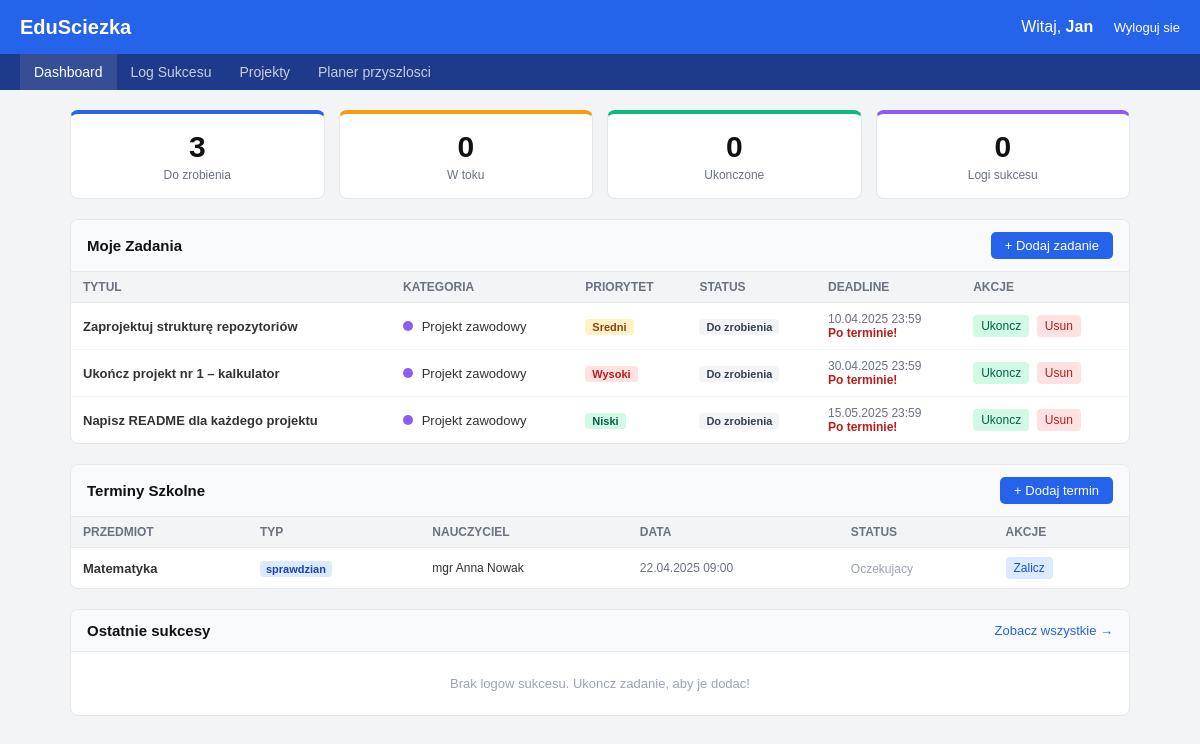
Page /public/template/dashboard.php (signed in) on the committed database.
### tables this page shows
CREATE TABLE `zadania` (
  `id` int(10) UNSIGNED NOT NULL,
  `uzytkownik_id` int(10) UNSIGNED NOT NULL,
  `projekt_id` int(10) UNSIGNED DEFAULT NULL,
  `kategoria_id` int(10) UNSIGNED DEFAULT NULL,
  `tytul` varchar(200) NOT NULL,
  `opis` text DEFAULT NULL,
  `deadline` datetime NOT NULL,
  `czas_szacowany` smallint(5) UNSIGNED DEFAULT NULL,
  `priorytet` enum('niski','sredni','wysoki','krytyczny') NOT NULL DEFAULT 'sredni',
  `status` enum('do_zrobienia','w_toku','zakończone','anulowane') NOT NULL DEFAULT 'do_zrobienia',
  `ukonczone_o` datetime DEFAULT NULL,
  `powtarzalne` tinyint(1) NOT NULL DEFAULT 0,
  `regula_powtorzen` varchar(100) DEFAULT NULL,
  `utworzony_o` datetime NOT NULL DEFAULT current_timestamp()
);

CREATE TABLE `kategorie` (
  `id` int(10) UNSIGNED NOT NULL,
  `uzytkownik_id` int(10) UNSIGNED DEFAULT NULL,
  `nazwa` varchar(80) NOT NULL,
  `kolor_hex` char(7) NOT NULL DEFAULT '#3B82F6',
  `ikona` varchar(50) DEFAULT NULL
);

CREATE TABLE `terminy_szkolne` (
  `id` int(10) UNSIGNED NOT NULL,
  `uzytkownik_id` int(10) UNSIGNED NOT NULL,
  `zadanie_id` int(10) UNSIGNED DEFAULT NULL,
  `przedmiot` varchar(100) NOT NULL,
  `typ` enum('sprawdzian','kartkówka','projekt','egzamin','prezentacja','inne') NOT NULL,
  `opis` text DEFAULT NULL,
  `data_termin` datetime NOT NULL,
  `sala` varchar(30) DEFAULT NULL,
  `nauczyciel` varchar(100) DEFAULT NULL,
  `ocena` decimal(3,1) DEFAULT NULL,
  `zaliczone` tinyint(1) NOT NULL DEFAULT 0,
  `utworzony_o` datetime NOT NULL DEFAULT current_timestamp()
);

### public/template/dashboard.php (the view, shortened to what this page needs)
<?php
require_once "polaczenie.php";
$uid = (int) $_SESSION['uzytkownik_id'];
$imie = $_SESSION['imie'];
$wynik_zadan = mysqli_query(
    $polaczenie,
    "SELECT z.*, k.nazwa AS kategoria_nazwa, k.kolor_hex
     FROM zadania z
     LEFT JOIN kategorie k ON z.kategoria_id = k.id
     WHERE z.uzytkownik_id = $uid
     ORDER BY z.deadline ASC"
);
$wynik_terminow = mysqli_query(
    $polaczenie,
    "SELECT * FROM terminy_szkolne
     WHERE uzytkownik_id = $uid
     ORDER BY data_termin ASC"
);
$wynik_logow = mysqli_query(
    $polaczenie,
    "SELECT * FROM logi_sukcesow
     WHERE uzytkownik_id = $uid
     ORDER BY data_osiagniecia DESC
     LIMIT 5"
);
$r = mysqli_fetch_row(mysqli_query($polaczenie, "SELECT COUNT(*) FROM zadania WHERE uzytkownik_id = $uid AND status = 'do_zrobienia'"));
$stat_todo = $r[0];
$r = mysqli_fetch_row(mysqli_query($polaczenie, "SELECT COUNT(*) FROM zadania WHERE uzytkownik_id = $uid AND status = 'w_toku'"));
$stat_w_toku = $r[0];
$r = mysqli_fetch_row(mysqli_query($polaczenie, "SELECT COUNT(*) FROM zadania WHERE uzytkownik_id = $uid AND status = 'zakonczone'"));
$stat_ukonczone = $r[0];
$r = mysqli_fetch_row(mysqli_query($polaczenie, "SELECT COUNT(*) FROM logi_sukcesow WHERE uzytkownik_id = $uid"));
$stat_logi = $r[0];
?>
<!DOCTYPE html>
<html lang="pl">
<head>
    <link rel="stylesheet" href="../style/dashboard-style.css">
</head>
<body>
    <div class="pasek">
        <div class="logo">EduSciezka</div>
        <div>
            Witaj, <strong><?php echo htmlspecialchars($imie); ?></strong>
            <a href="wyloguj.php">Wyloguj sie</a>
        </div>
    </div>
    <div class="menu">
        <a href="dashboard.php" class="aktywny">Dashboard</a>
        <a href="logi.php">Log Sukcesu</a>
        <a href="projekty.php">Projekty</a>
        <a href="planer-przyszlosci.php">Planer przyszlosci</a>
    </div>
    <div class="tresc">
        <div class="statystyki">
            <div class="karta-stat">
                <div class="liczba"><?php echo $stat_todo; ?></div>
                <div class="etykieta">Do zrobienia</div>
            </div>
            <div class="karta-stat pomaranczowa">
                <div class="liczba"><?php echo $stat_w_toku; ?></div>
                <div class="etykieta">W toku</div>
            </div>
            <div class="karta-stat zielona">
                <div class="liczba"><?php echo $stat_ukonczone; ?></div>
                <div class="etykieta">Ukonczone</div>
            </div>
            <div class="karta-stat fioletowa">
                <div class="liczba"><?php echo $stat_logi; ?></div>
                <div class="etykieta">Logi sukcesu</div>
            </div>
        </div>
        <div class="sekcja">
            <div class="sekcja-naglowek">
                <h2>Moje Zadania</h2>
                <button class="btn-pokaz" onclick="przelaczForm('form-zadanie')">+ Dodaj zadanie</button>
            </div>
            <div style="padding:0">
                <?php if (mysqli_num_rows($wynik_zadan) == 0): ?>
                    <div class="pusta-tabela">Brak zadan. Dodaj swoje pierwsze zadanie!</div>
                <?php else: ?>
                    <table>
                        <tr>
                            <th>Tytul</th>
                            <th>Kategoria</th>
                            <th>Priorytet</th>
                            <th>Status</th>
                            <th>Deadline</th>
                            <th>Akcje</th>
                        </tr>
                        <?php while ($zad = mysqli_fetch_assoc($wynik_zadan)): ?>
                            <tr>
                                <td>
                                    <strong><?php echo htmlspecialchars($zad['tytul']); ?></strong>
                                </td>
                                <td>
                                    <?php if ($zad['kategoria_nazwa']): ?>
                                        <span class="kropka-kategorii" style="background:<?php echo $zad['kolor_hex']; ?>"></span>
                                        <?php echo htmlspecialchars($zad['kategoria_nazwa']); ?>
                                    <?php else:
                                        echo '—'; endif; ?>
                                </td>
                                <td>
                                    <span class="priorytet priorytet-<?php echo $zad['priorytet']; ?>">
                                        <?php echo ucfirst($zad['priorytet']); ?>
                                    </span>
                                </td>
                                <td>
                                    <span class="status status-<?php echo $zad['status']; ?>">
                                        <?php
                                        $statusy = array('do_zrobienia' => 'Do zrobienia', 'w_toku' => 'W toku', 'zakonczone' => 'Ukonczone');
                                        echo isset($statusy[$zad['status']]) ? $statusy[$zad['status']] : $zad['status'];
                                        ?>
                                    </span>
                                </td>
                                <td style="font-size:12px;color:#6b7280">
                                    <?php
                                    $ts = strtotime($zad['deadline']);
                                    echo date('d.m.Y H:i', $ts);
                                    $roznica = $ts - time();
                                    if ($zad['status'] != 'zakonczone') {
                                        if ($roznica < 0)
                                            echo '<br><span style="color:#b91c1c;font-weight:bold">Po terminie!</span>';
                                        elseif ($roznica < 86400)
                                            echo '<br><span style="color:#f59e0b;font-weight:bold">Dzisiaj!</span>';
                                        elseif ($roznica < 86400 * 3)
                                            echo '<br><span style="color:#f59e0b">Za ' . round($roznica / 86400) . ' dni</span>';
                                    }
                                    ?>
                                </td>
                                <td>
                                    <?php if ($zad['status'] != 'zakonczone'): ?>
                                        <a href="dashboard.php?ukoncz=<?php echo $zad['id']; ?>" class="akcja akcja-ukoncz"
                                            onclick="return confirm('Oznaczyc jako ukonczone?')">Ukoncz</a>
                                    <?php endif; ?>
                                    <a href="dashboard.php?usun=<?php echo $zad['id']; ?>" class="akcja akcja-usun"
                                        onclick="return confirm('Czy na pewno usunac to zadanie?')">Usun</a>
                                </td>
                            </tr>
                        <?php endwhile; ?>
                    </table>
                <?php endif; ?>
            </div>
        </div>
        <div class="sekcja">
            <div class="sekcja-naglowek">
                <h2>Terminy Szkolne</h2>
                <button class="btn-pokaz" onclick="przelaczForm('form-termin')">+ Dodaj termin</button>
            </div>
            <div style="padding:0">
                <?php if (mysqli_num_rows($wynik_terminow) == 0): ?>
                    <div class="pusta-tabela">Brak terminow szkolnych.</div>
                <?php else: ?>
                    <table>
                        <tr>
                            <th>Przedmiot</th>
                            <th>Typ</th>
                            <th>Nauczyciel</th>
                            <th>Data</th>
                            <th>Status</th>
                            <th>Akcje</th>
                        </tr>
                        <?php while ($ter = mysqli_fetch_assoc($wynik_terminow)): ?>
                            <tr>
                                <td>
                                    <strong><?php echo htmlspecialchars($ter['przedmiot']); ?></strong>
                                </td>
                                <td><span class="typ-terminu"><?php echo htmlspecialchars($ter['typ']); ?></span></td>
                                <td style="font-size:12px">
                                    <?php echo htmlspecialchars($ter['nauczyciel'] ? $ter['nauczyciel'] : '—'); ?></td>
                                <td style="font-size:12px;color:#6b7280">
                                    <?php echo date('d.m.Y H:i', strtotime($ter['data_termin'])); ?></td>
                                <td>
                                    <?php if ($ter['zaliczone']): ?>
                                        <span style="color:#065f46;font-size:12px;font-weight:bold">&#10003; Zaliczone</span>
                                    <?php else: ?>
                                        <span style="color:#9ca3af;font-size:12px">Oczekujacy</span>
                                    <?php endif; ?>
                                </td>
                                <td>
                                    <?php if (!$ter['zaliczone']): ?>
                                        <a href="dashboard.php?zalicz_termin=<?php echo $ter['id']; ?>" class="akcja akcja-zalicz"
                                            onclick="return confirm('Oznaczyc jako zaliczony?')">Zalicz</a>
                                    <?php endif; ?>
                                </td>
                            </tr>
                        <?php endwhile; ?>
                    </table>
                <?php endif; ?>
            </div>
        </div>
        <div class="sekcja">
            <div class="sekcja-naglowek">
                <h2>Ostatnie sukcesy</h2>
                <a href="logi.php" style="font-size:13px;color:#2563EB;text-decoration:none">Zobacz wszystkie &rarr;</a>
            </div>
            <div style="padding:0">
                <?php if (mysqli_num_rows($wynik_logow) == 0): ?>
                    <div class="pusta-tabela">Brak logow sukcesu. Ukoncz zadanie, aby je dodac!</div>
                <?php endif; ?>
            </div>
        </div>
    </div>
</body>
</html>

### public/style/dashboard-style.css (style rules this page uses)
* { box-sizing: border-box; margin: 0; padding: 0; }
body { font-family: Arial, sans-serif; background: #f3f4f6; color: #333; }
.pasek { background: #2563EB; color: #fff; padding: 0 20px; height: 54px; display: flex; align-items: center; justify-content: space-between; }
.pasek .logo { font-size: 20px; font-weight: bold; }
.pasek a { color: #fff; text-decoration: none; margin-left: 16px; font-size: 13px; }
.menu { background: #1e3a8a; display: flex; padding: 0 20px; }
.menu a { color: rgba(255,255,255,0.75); text-decoration: none; padding: 10px 14px; font-size: 14px; }
.menu a:hover, .menu a.aktywny { color: #fff; background: rgba(255,255,255,0.1); }
.tresc { padding: 20px; max-width: 1100px; margin: 0 auto; }
.statystyki { display: flex; gap: 14px; margin-bottom: 20px; flex-wrap: wrap; }
.karta-stat { background: #fff; border: 1px solid #e5e7eb; border-radius: 8px; padding: 16px 20px; flex: 1; min-width: 140px; text-align: center; border-top: 4px solid #2563EB; }
.karta-stat.zielona { border-top-color: #10b981; }
.karta-stat.pomaranczowa { border-top-color: #f59e0b; }
.karta-stat.fioletowa { border-top-color: #8b5cf6; }
.karta-stat .liczba { font-size: 30px; font-weight: bold; color: #111; }
.karta-stat .etykieta { font-size: 12px; color: #6b7280; margin-top: 4px; }
.sekcja { background: #fff; border: 1px solid #e5e7eb; border-radius: 8px; margin-bottom: 20px; overflow: hidden; }
.sekcja-naglowek { background: #f9fafb; border-bottom: 1px solid #e5e7eb; padding: 12px 16px; display: flex; justify-content: space-between; align-items: center; }
.sekcja-naglowek h2 { font-size: 15px; color: #111; }
table { width: 100%; border-collapse: collapse; font-size: 13px; }
th { background: #f3f4f6; text-align: left; padding: 8px 12px; font-size: 12px; color: #6b7280; text-transform: uppercase; border-bottom: 1px solid #e5e7eb; }
td { padding: 9px 12px; border-bottom: 1px solid #f3f4f6; vertical-align: middle; }
tr:last-child td { border-bottom: none; }
a.akcja { font-size: 12px; padding: 4px 8px; border-radius: 4px; text-decoration: none; margin-right: 4px; display: inline-block; }
a.akcja-ukoncz { background: #d1fae5; color: #065f46; }
a.akcja-usun { background: #fee2e2; color: #b91c1c; }
a.akcja-zalicz { background: #dbeafe; color: #1d4ed8; }
.priorytet { font-size: 11px; font-weight: bold; padding: 2px 7px; border-radius: 4px; }
.priorytet-niski { background: #d1fae5; color: #065f46; }
.priorytet-sredni { background: #fef3c7; color: #92400e; }
.priorytet-wysoki { background: #fee2e2; color: #b91c1c; }
.status { font-size: 11px; padding: 2px 7px; border-radius: 4px; font-weight: bold; }
.status-do_zrobienia { background: #f3f4f6; color: #374151; }
.btn-pokaz { padding: 6px 14px; background: #2563EB; color: #fff; border: none; border-radius: 5px; font-size: 13px; cursor: pointer; }
.pusta-tabela { text-align: center; padding: 24px; color: #9ca3af; font-size: 13px; }
.kropka-kategorii { display: inline-block; width: 10px; height: 10px; border-radius: 50%; margin-right: 5px; }
.typ-terminu { font-size: 11px; padding: 2px 6px; border-radius: 4px; background: #dbeafe; color: #1e40af; font-weight: bold; }

### rows in the picture
zadania: tytul "Zaprojektuj strukturę repozytoriów", kategoria.nazwa "Projekt zawodowy", priorytet "Sredni", status "Do zrobienia", deadline "10.04.2025 23:59", shows "Po terminie!"
zadania: tytul "Ukończ projekt nr 1 – kalkulator", kategoria.nazwa "Projekt zawodowy", priorytet "Wysoki", status "Do zrobienia", deadline "30.04.2025 23:59", shows "Po terminie!"
zadania: tytul "Napisz README dla każdego projektu", kategoria.nazwa "Projekt zawodowy", priorytet "Niski", status "Do zrobienia", deadline "15.05.2025 23:59", shows "Po terminie!"
terminy_szkolne: przedmiot "Matematyka", typ "sprawdzian", nauczyciel "mgr Anna Nowak", data_termin "22.04.2025 09:00", zaliczone "Oczekujacy"

### other values in the picture
$imie "Jan"
$stat_todo "3"
$stat_w_toku "0"
$stat_ukonczone "0"
$stat_logi "0"
